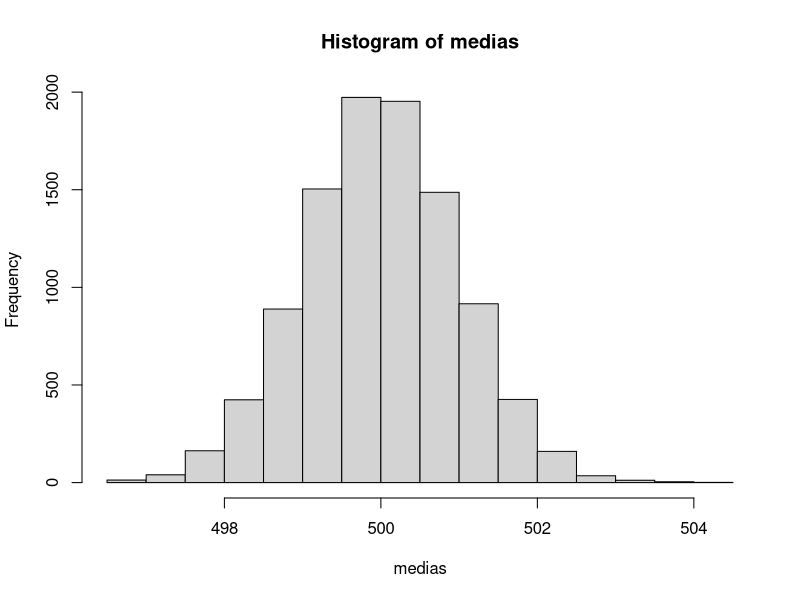
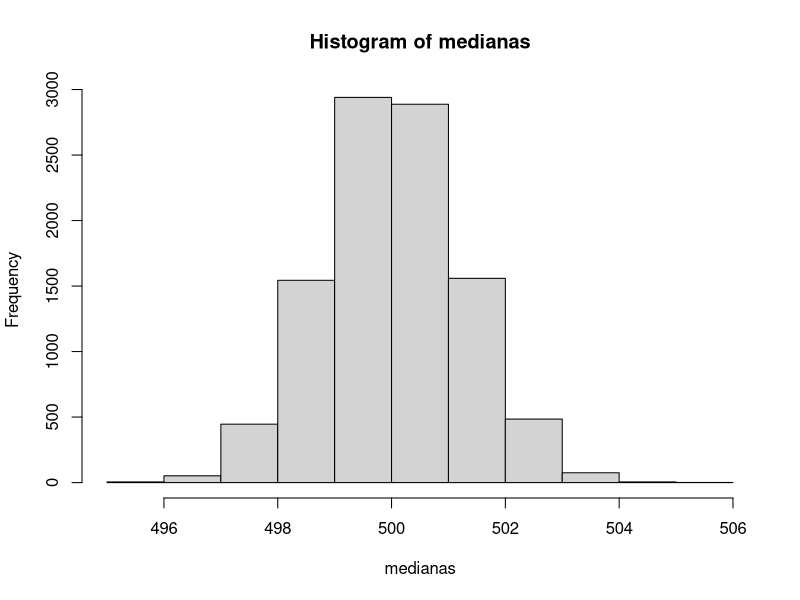
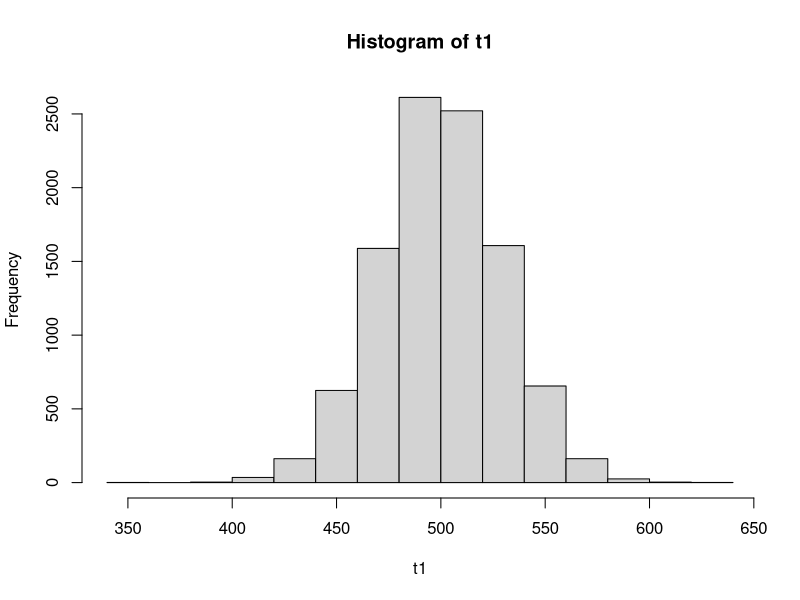
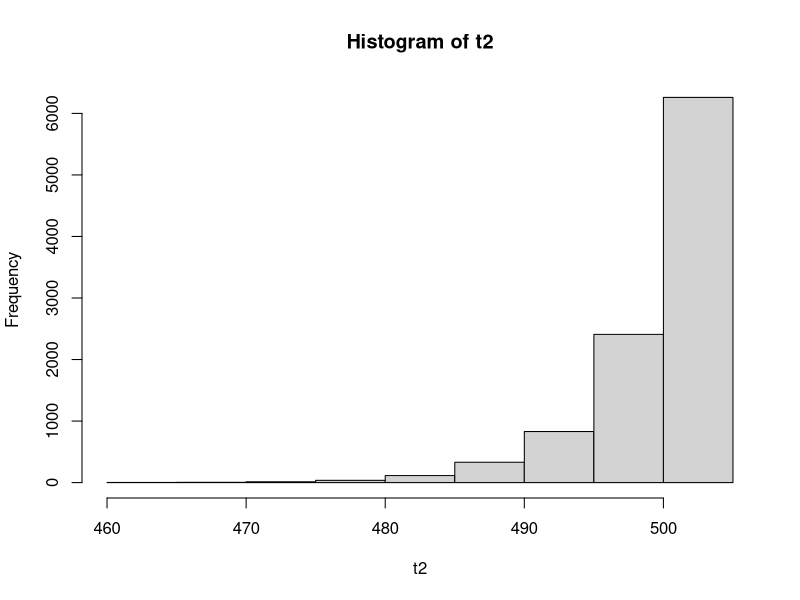

These charts were generated, in order, by the following R code:
#Variável que porta o N
n <- 100

medias <- c(0)
medianas <- c(0)

for (i in 1:10000){
  vetorTemp = rnorm(n, mean = 500, sd = 10)
  medias[i] <- mean(vetorTemp)
  medianas[i] <- median(vetorTemp)
}

mediaDasMedias = mean(medias)
varDasMedias = var(medias)

mediaDasMedianas = mean(medianas)
varDasMedianas = var(medianas)

#Plotagem dos histogramas
hist(medias)
hist(medianas)

#Pedindo valores requisitados
print(mediaDasMedias)
print(varDasMedias)
print(mediaDasMedianas)
print(varDasMedianas)

# Questão 2

x <- 100

t1 <- c(0)
t2 <- c(0)

for (i in 1:10000){
  vetorTemp = runif(x, 0, 500)
  t1[i] <- 2*mean(vetorTemp)
  t2[i] <- ((x+1)/x)*max(vetorTemp)
}

mean(t1)
mean(t2)
var(t1)
var(t2)

#Plotagem do histograma
hist(t1)
hist(t2)
